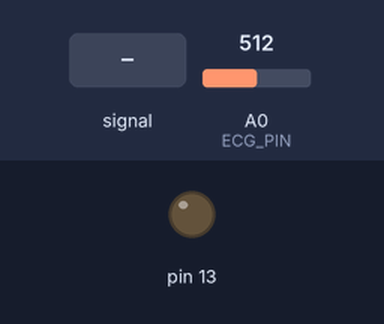
This sketch was run on a simulated Arduino Uno, built with avr-gcc and run on an emulated ATmega328P. On the bench: output pins drawn as LEDs (lit = HIGH). The inputs (shaded band) are chosen by the test bench; at power-on: A0 (ECG_PIN) = 512. What the sketch prints to the serial monitor is not drawn.

Above: at 1.2 s.
1.3 s: A0 (ECG_PIN) fed a 200 Hz sine of ±460 counts around its level
At 3.1 s:
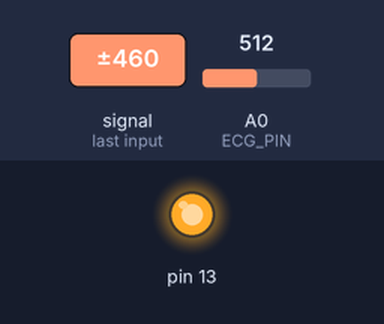
3.6 s: A0 (ECG_PIN) set to 716
At 4.7 s:
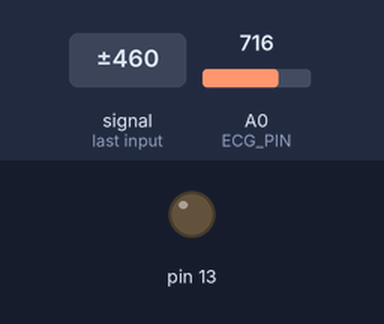
Timing chart, 0 to 13.8 s (numbered marks = the images above; inputs shaded):
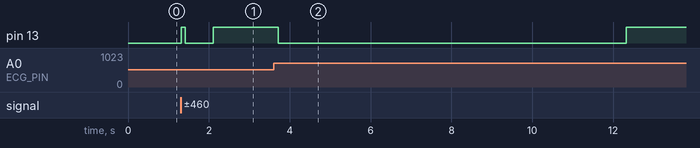

The sketch:

ecg_arduino.ino
```cpp
// ── Pin definitions ─────────────────────────────────────────
#define ECG_PIN     A0      // AD8232 OUTPUT pin → Arduino A0
#define LO_PLUS     10      // Leads-off detection LO+
#define LO_MINUS    11      // Leads-off detection LO-
#define SAMPLE_RATE 360     // Hz — matches MIT-BIH dataset sample rate

// ── Sampling timer ──────────────────────────────────────────
unsigned long lastSampleTime = 0;
const unsigned long SAMPLE_INTERVAL_US = 1000000UL / SAMPLE_RATE; // microseconds


// High-pass filter (removes baseline wander, cutoff ~0.5Hz)
//    y[n] = x[n] - x[n-1] + 0.995 * y[n-1]
float hp_x_prev = 0;
float hp_y_prev = 0;

// 2. Low-pass filter (removes high-freq noise, cutoff ~40Hz)
//    Simple 2nd order: y[n] = x[n] + 2*x[n-1] + x[n-2] - 2*y[n-1] - y[n-2]  (scaled /4)
float lp_x1 = 0, lp_x2 = 0;
float lp_y1 = 0, lp_y2 = 0;

// 3. Notch filter at 50Hz (removes powerline interference)
//    IIR notch: coefficients pre-computed for fs=360Hz, f0=50Hz, Q=30
//    H(z) = (1 - 2cos(w0)z^-1 + z^-2) / (1 - 2r*cos(w0)z^-1 + r^2*z^-2)
const float NOTCH_W0  = 2.0 * 3.14159265 * 50.0 / SAMPLE_RATE;  // 0.8727 rad
const float NOTCH_R   = 0.97;
const float NOTCH_B0  = 1.0;
const float NOTCH_B1  = -2.0 * cos(NOTCH_W0);   // computed at init
const float NOTCH_B2  = 1.0;
float notch_A1, notch_A2;
float notch_x1 = 0, notch_x2 = 0;
float notch_y1 = 0, notch_y2 = 0;
float nb1;   // stored notch_B1 value

// 4. Derivative filter (Pan-Tompkins step 3)
//    y[n] = (1/8)(−x[n−2] − 2x[n−1] + 2x[n+1] + x[n+2])
//    Approximated causally:
//    y[n] = (2x[n] + x[n-1] - x[n-3] - 2x[n-4]) / 8
float d_buf[5] = {0,0,0,0,0};

// 5. Squaring + Moving Window Integration (Pan-Tompkins)
#define MWI_SIZE 36          // 0.1s window at 360Hz
float mwi_buf[MWI_SIZE];
int   mwi_idx = 0;
float mwi_sum = 0;

// ── R-peak detection (adaptive threshold) ───────────────────
float threshold    = 512.0;
float peak_val     = 0;
int   rr_interval  = 0;
int   last_r_idx   = 0;
int   sample_count = 0;
bool  r_detected   = false;

// ── Output buffer ────────────────────────────────────────────
// We send 3 values over Serial: raw, filtered, r_peak_flag
// Format: "RAW,FILTERED,RPEAK\n"

// ============================================================
void setup() {
  Serial.begin(115200);
  pinMode(LO_PLUS,  INPUT);
  pinMode(LO_MINUS, INPUT);
  pinMode(13, OUTPUT);    // ← ADD THIS LINE
  // ... rest of setup


  // Pre-compute notch coefficients
  nb1      = -2.0 * cos(NOTCH_W0);
  notch_A1 = -2.0 * NOTCH_R * cos(NOTCH_W0);
  notch_A2 = NOTCH_R * NOTCH_R;

  // Zero MWI buffer
  for (int i = 0; i < MWI_SIZE; i++) mwi_buf[i] = 0;

  // Header for Python to parse
  Serial.println("RAW,FILTERED,RPEAK");
}

// ============================================================
void loop() {
  unsigned long now = micros();
  if (now - lastSampleTime < SAMPLE_INTERVAL_US) return;
  lastSampleTime = now;

  // ── Leads-off check ─────────────────────────────────────
  // if (digitalRead(LO_PLUS) == 1 || digitalRead(LO_MINUS) == 1) {
  //   Serial.println("LEADS_OFF");
  //   return;
  // }

  // ── Read raw ADC (0–1023) ────────────────────────────────
  float raw = (float)analogRead(ECG_PIN);

  // ── FILTER CHAIN ─────────────────────────────────────────

  // Step 1: High-pass filter (baseline wander removal)
  float hp_y = raw - hp_x_prev + 0.995f * hp_y_prev;
  hp_x_prev  = raw;
  hp_y_prev  = hp_y;

  // Step 2: Notch filter at 50Hz
  float notch_x0 = hp_y;
  float notch_y0 = NOTCH_B0 * notch_x0
                 + nb1       * notch_x1
                 + NOTCH_B2  * notch_x2
                 - notch_A1  * notch_y1
                 - notch_A2  * notch_y2;
  notch_x2 = notch_x1; notch_x1 = notch_x0;
  notch_y2 = notch_y1; notch_y1 = notch_y0;

  // Step 3: Low-pass filter (~40Hz cutoff)
  float lp_y = (notch_y0 + 2*lp_x1 + lp_x2 - 2*lp_y1 - lp_y2) / 4.0f;
  // Guard against integrator blow-up
  if (lp_y >  800) lp_y =  800;
  if (lp_y < -800) lp_y = -800;
  lp_x2 = lp_x1; lp_x1 = notch_y0;
  lp_y2 = lp_y1; lp_y1 = lp_y;

  float filtered = lp_y;

  // ── PAN-TOMPKINS R-PEAK DETECTION ───────────────────────

  // Step 4: Derivative
  d_buf[4] = d_buf[3]; d_buf[3] = d_buf[2];
  d_buf[2] = d_buf[1]; d_buf[1] = d_buf[0];
  d_buf[0] = filtered;
  float deriv = (2*d_buf[0] + d_buf[1] - d_buf[3] - 2*d_buf[4]) / 8.0f;

  // Step 5: Square
  float squared = deriv * deriv;

  // Step 6: Moving window integration
  mwi_sum -= mwi_buf[mwi_idx];
  mwi_buf[mwi_idx] = squared;
  mwi_sum += squared;
  mwi_idx = (mwi_idx + 1) % MWI_SIZE;
  float integrated = mwi_sum / MWI_SIZE;

  // Step 7: Adaptive thresholding
  if (integrated > peak_val) peak_val = integrated;
  threshold = 0.5f * peak_val;
  peak_val *= 0.995f;   // decay

  int r_flag = 0;
  if (integrated > threshold && !r_detected && (sample_count - last_r_idx) > 50) {
    r_flag      = 1;
    r_detected  = true;
    rr_interval = sample_count - last_r_idx;
    last_r_idx  = sample_count;
    digitalWrite(13, HIGH);
  } else if (integrated < threshold * 0.5f) {
    r_detected = false;
     digitalWrite(13, LOW);    // ← ADD THIS LINE (LED OFF)
  }

  // ── Serial output ────────────────────────────────────────
  // Format: RAW,FILTERED,RPEAK  (RPEAK=1 on R-peak, else 0)
  // Serial.print((int)raw);
  // Serial.print(',');
  // Serial.print(filtered, 2);
  // Serial.print(',');
  // Serial.println(r_flag);
  Serial.print(raw);
Serial.print(" ");
Serial.print(filtered);
Serial.print(" ");
Serial.println(r_flag * 500);  // amplify R-peak for visibility

  sample_count++;
}

// Blink test — built in LED on pin 13
// If this works → Arduino is perfectly fine

// void setup() {
//   pinMode(13, OUTPUT);
// }

// void loop() {
//   digitalWrite(13, HIGH);   // LED ON
//   delay(500);
//   digitalWrite(13, LOW);    // LED OFF
//   delay(500);
// }
```

Measured:
- after the input at 1.3 s, pin 13: LOW → HIGH at once, → LOW 0.10 s later, → HIGH 0.69 s later
- after the input at 3.6 s, pin 13: HIGH → LOW after 0.11 s, → HIGH 8.6 s later
